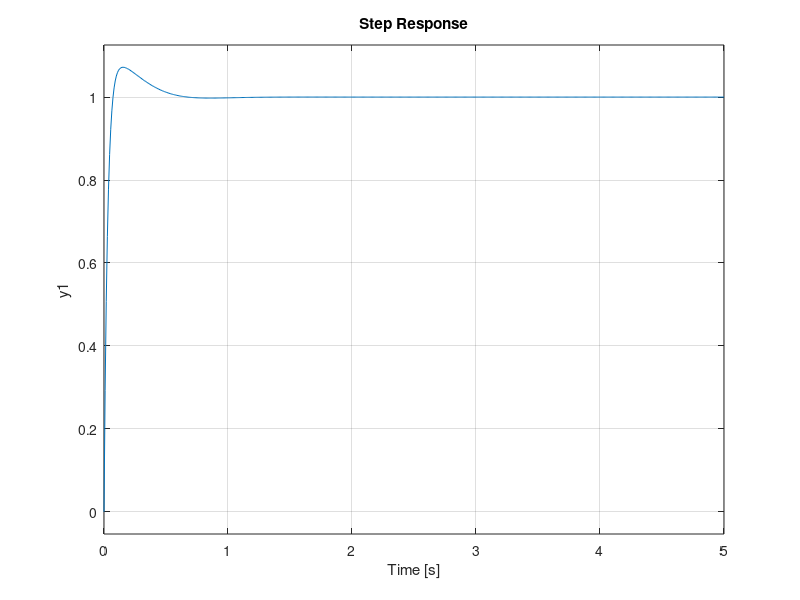

MATLAB code to generate this figure: (Note: this script raises an error after producing the figure.)
clc
close all
clear

Kp = 1373.92;
Ki = 5000;
Kd = 150.88;

%Sistema realimentado com PID
Num = 0.25*[Kd Kp Ki];
Den = [1 (6+0.25*Kd) (5+0.25*Kp) ,0.25*Ki];
sys = tf(Num,Den);
figure
step(sys,5)
stepinfo(sys)
figure
impulse(sys)
figure
bode(sys)

Num = [0.25];
Den = conv([1 1],[1 5]);
sysMA = tf(Num,Den);
figure
step(sysMA,5)
hold on
step(sys,5)
hold off